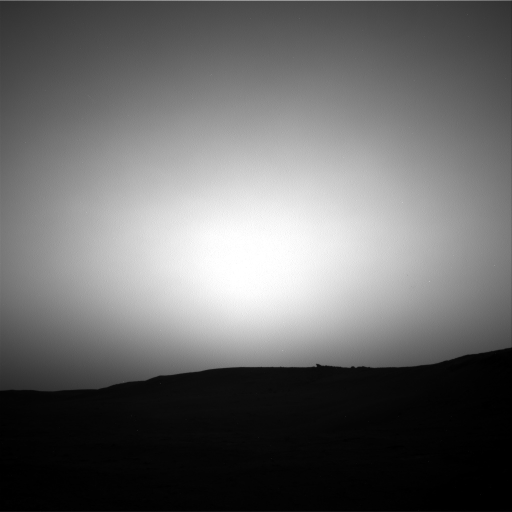
#> input picture lab2/Image/1.jpg, 1024 x 1024 px, given in place of heatmap2.jpg, which was not available (shown at 1/2 size)
$ python quiz.py
#> lines starting #> are read from the running program, lines starting #| are printed output that depends on the picture; pictures that were not available may be replaced by others from this repository, and a replacement may not be noted
#> further down, img is the input picture: PIL image 1024x1024 L; min 0, max 255, mean 104.8
### lab2/function_喻锦城_12012223/hist_equ_12012223.py
import math
from scipy import interpolate
import numpy as np
from PIL import Image
import matplotlib.pyplot as plt
import warnings
import time


def hist_equ_12012223(input_image):
    '''

    :param input_image:
    :return output_image, output_hist, input_hist:
    '''
    arr = np.array(input_image)
    output_arr = arr.copy()
    [width, height] = arr.shape
#> width = 1024; height = 1024
    L = arr.max().item() + 1
#> L = 256
    print(type(L))
#| <class 'int'>
    output_hist = input_hist = np.zeros(256)  # float64
    print(input_hist.shape)
    for line in arr:
        for point in line:
            input_hist[point] += 1
#> after the loop, input_hist = 256 values, max 38006 at index 2, min 21 at index 34, mean 4096
    N = width * height
#> N = 1048576
    pr = input_hist / N
#> pr = 256 values, max 0.0362 at index 2, min 2e-05 at index 34, mean 0.00391
    Trans = np.int32(255 * np.cumsum(pr))
#> Trans = 256 values from 6 to 255
    for i in range(0, width):
        for j in range(0, height):
            output_arr[i, j] = Trans[arr[i, j]]
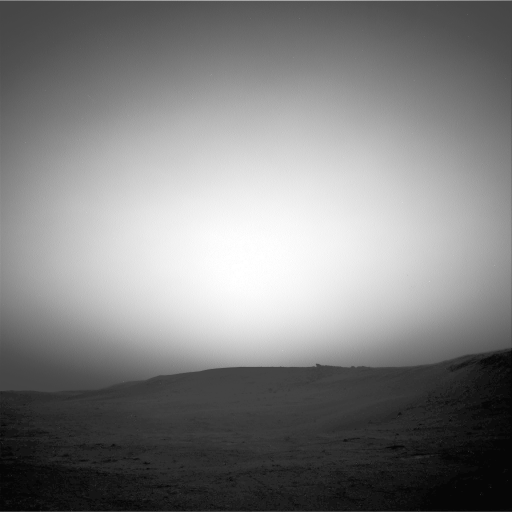
#> output_arr: shape (1024, 1024) (shown at 1/2 size); min 6, max 255, mean 128.2
    output_image = Image.fromarray(output_arr)
    for line in output_arr:
        for point in line:
            output_hist[point] += 1
#> after the loop, output_hist = 256 values, max 40606 at index 6, min 21 at index 34, mean 8192
    N = width * height
    output_hist = output_hist / N
#> output_hist = 256 values, max 0.0387 at index 6, min 2e-05 at index 34, mean 0.00781
    return output_image, output_hist, pr


path = "heatmap2.jpg"
img = Image.open(path)
time_start = time.time()
out_img, out_hist, input_hist = hist_equ_12012223(img)
#> out_hist has the same summary as output_hist in hist_equ_12012223; input_hist has the same summary as pr in hist_equ_12012223
time_end = time.time()
print('time cost', time_end - time_start, 's')
# img_array = np.array(out_img)
plt.imshow(out_img, cmap="gray")
# out_img.save("Q3_1_1_img.png")
plt.show()
# [43 lines of commented-out code are left out]

### lab2/quiz.py
import cv2 as cv
import numpy as np
import os
from PIL import Image, ImageEnhance,ImageOps, ImageChops
import matplotlib.pyplot as plt
import warnings
import time
import function_喻锦城_12012223.hist_equ_12012223 as he
import function_喻锦城_12012223.hist_local_equ_12012223 as hle
path = "Image/"
save_path="Image_equ/test"


# 读取图像
img_sum = []

# 取平均
# img_avg = img_sum.point(lambda i: i/3)

# 显示结果
# img_avg.show()
# 降低曝光度

for filename in os.listdir(path):
    # 检查文件是否是图片文件
    if filename.endswith('.jpg') or filename.endswith('.png'):

        # 打开图片文件
        img = Image.open(os.path.join(path, filename))
        enhancer = ImageEnhance.Brightness(img)
        img_adjusted = enhancer.enhance(0.5)
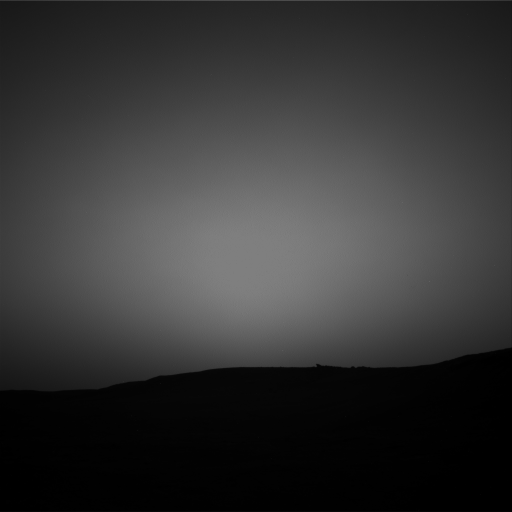
#> img_adjusted: PIL image 1024x1024 L (shown at 1/2 size); min 0, max 127, mean 52.2
        if filename.split('.')[0]=="1":
            img_sum = img_adjusted
        else:
            img_sum = Image.blend(img_sum, img_adjusted, 1/25)
#> pass 2 of the loop `for filename in os.listdir(path):`:
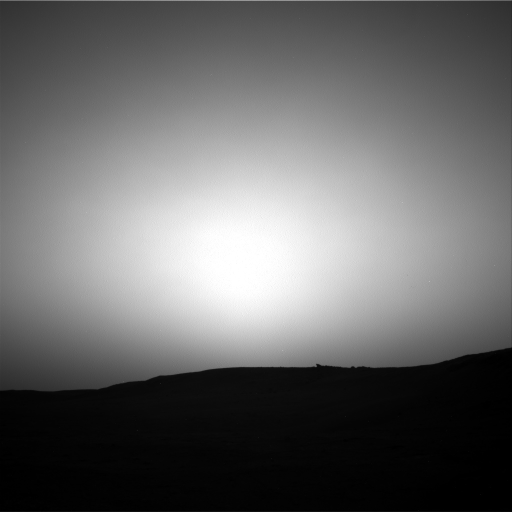
#> input picture lab2/Image/10.jpg, 1024 x 1024 px (shown at 1/2 size)
#> img is the input picture: PIL image 1024x1024 L; min 0, max 255, mean 103.4
#> `img_adjusted = enhancer.enhance(0.5)`:
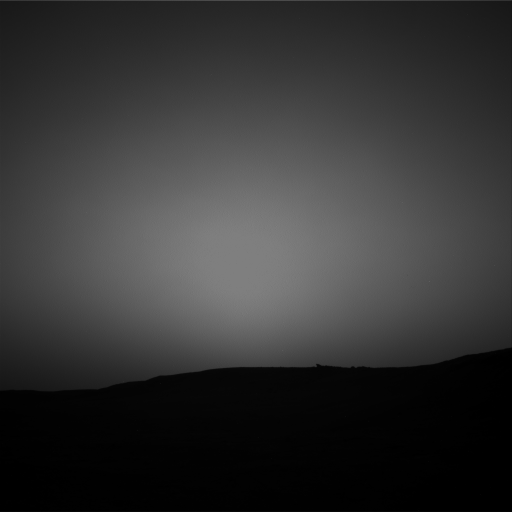
#> img_adjusted: PIL image 1024x1024 L (shown at 1/2 size); min 0, max 127, mean 51.5
#> pass 3 of the loop `for filename in os.listdir(path):`:
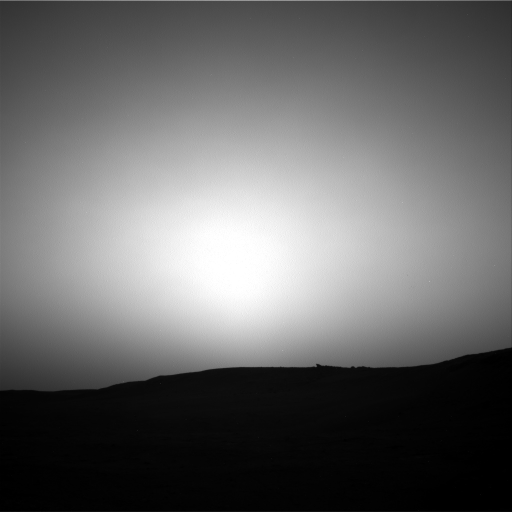
#> input picture lab2/Image/11.jpg, 1024 x 1024 px (shown at 1/2 size)
#> img is the input picture: PIL image 1024x1024 L; min 0, max 255, mean 103.1
#> `img_adjusted = enhancer.enhance(0.5)`:
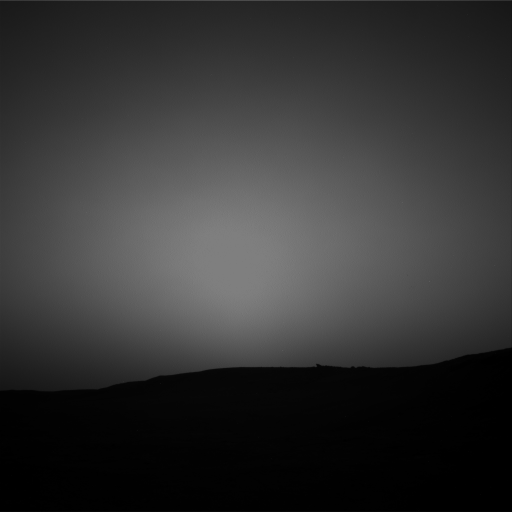
#> img_adjusted: PIL image 1024x1024 L (shown at 1/2 size); min 0, max 127, mean 51.3
#> the loop made 4 passes; the first 3 are shown
        # [37 lines of commented-out code are left out]
img_sum.show()
for filename in os.listdir(path):
    # 检查文件是否是图片文件
    if filename.endswith('.jpg') or filename.endswith('.png'):

        # 打开图片文件
        img = Image.open(os.path.join(path, filename))
        enhancer = ImageEnhance.Brightness(img)
        img_adjusted = enhancer.enhance(0.5)
        img_diff = ImageChops.subtract(img_adjusted, img_sum)
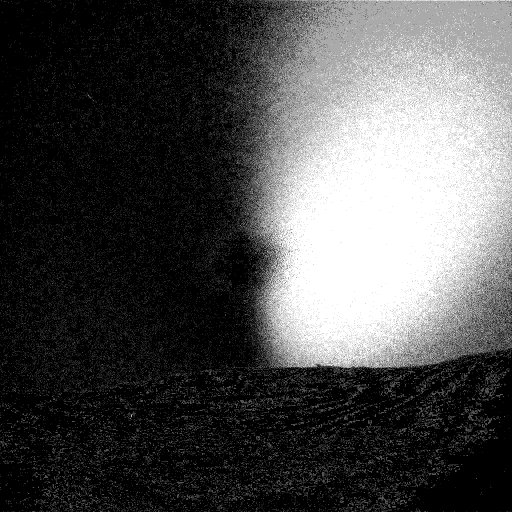
#> img_diff: PIL image 1024x1024 L (shown at 1/2 size); min 0, max 3, mean 0.918; drawn with min black and max white
        # new_filename_sub = filename.split('.')[0] + '_diff.jpg'
        # img_diff.save(os.path.join(save_path, new_filename_sub))
        # 读取图像并将其转换为灰度图像


        # 将图像转换为 NumPy 数组
        new_filename = filename.split('.')[0] + '_diff_equ.jpg'
        img_diff.save(os.path.join(save_path, new_filename))
#> pass 2 of the loop `for filename in os.listdir(path):`:
#> `img_diff = ImageChops.subtract(img_adjusted, img_sum)`:
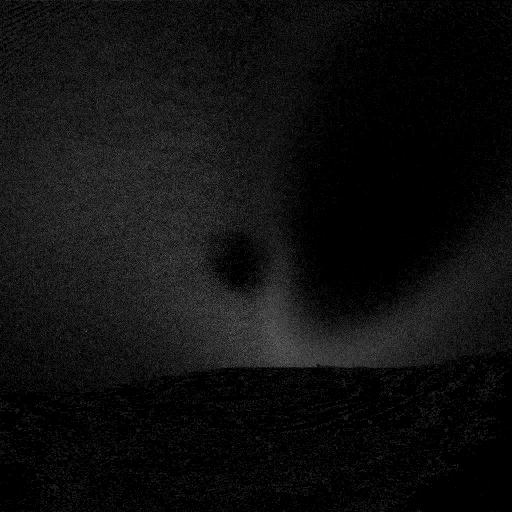
#> img_diff: PIL image 1024x1024 L (shown at 1/2 size); min 0, max 8, mean 0.493; drawn with min black and max white
#> pass 3 of the loop `for filename in os.listdir(path):`:
#> `img_diff = ImageChops.subtract(img_adjusted, img_sum)`:
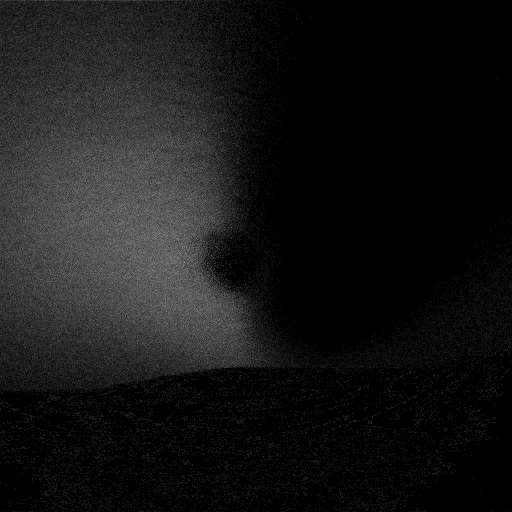
#> img_diff: PIL image 1024x1024 L (shown at 1/2 size); min 0, max 9, mean 0.779; drawn with min black and max white
#> the loop made 4 passes; the first 3 are shown
